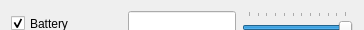
       <widget class="QWidget" name="widget_bat" native="true">
        <property name="sizePolicy">
         <sizepolicy hsizetype="Expanding" vsizetype="Fixed">
          <horstretch>0</horstretch>
          <verstretch>0</verstretch>
         </sizepolicy>
        </property>
        <property name="minimumSize">
         <size>
          <width>0</width>
          <height>30</height>
         </size>
        </property>
        <property name="maximumSize">
         <size>
          <width>16777215</width>
          <height>30</height>
         </size>
        </property>
        <layout class="QHBoxLayout" name="horizontalLayout_13">
         <item>
          <widget class="QCheckBox" name="checkBox_bat">
           <property name="sizePolicy">
            <sizepolicy hsizetype="Fixed" vsizetype="Fixed">
             <horstretch>0</horstretch>
             <verstretch>0</verstretch>
            </sizepolicy>
           </property>
           <property name="minimumSize">
            <size>
             <width>111</width>
             <height>25</height>
            </size>
           </property>
           <property name="maximumSize">
            <size>
             <width>111</width>
             <height>25</height>
            </size>
           </property>
           <property name="text">
            <string notr="true">Battery</string>
           </property>
           <property name="checked">
            <bool>true</bool>
           </property>
          </widget>
         </item>
         <item>
          <widget class="QLineEdit" name="lineEdit_bat">
           <property name="minimumSize">
            <size>
             <width>0</width>
             <height>25</height>
            </size>
           </property>
           <property name="maximumSize">
            <size>
             <width>16777215</width>
             <height>25</height>
            </size>
           </property>
           <property name="toolTip">
            <string notr="true">$bat - battery charge, %
$ac - AC status</string>
           </property>
           <property name="whatsThis">
            <string/>
           </property>
           <property name="alignment">
            <set>Qt::AlignRight|Qt::AlignTrailing|Qt::AlignVCenter</set>
           </property>
          </widget>
         </item>
         <item>
          <widget class="QSlider" name="slider_bat">
           <property name="sizePolicy">
            <sizepolicy hsizetype="Fixed" vsizetype="Fixed">
             <horstretch>0</horstretch>
             <verstretch>0</verstretch>
            </sizepolicy>
           </property>
           <property name="minimumSize">
            <size>
             <width>111</width>
             <height>25</height>
            </size>
           </property>
           <property name="maximumSize">
            <size>
             <width>111</width>
             <height>25</height>
            </size>
           </property>
           <property name="minimum">
            <number>1</number>
           </property>
           <property name="maximum">
            <number>12</number>
           </property>
           <property name="pageStep">
            <number>1</number>
           </property>
           <property name="value">
            <number>12</number>
           </property>
           <property name="sliderPosition">
            <number>12</number>
           </property>
           <property name="orientation">
            <enum>Qt::Horizontal</enum>
           </property>
           <property name="tickPosition">
            <enum>QSlider::TicksAbove</enum>
           </property>
          </widget>
         </item>
        </layout>
       </widget>
